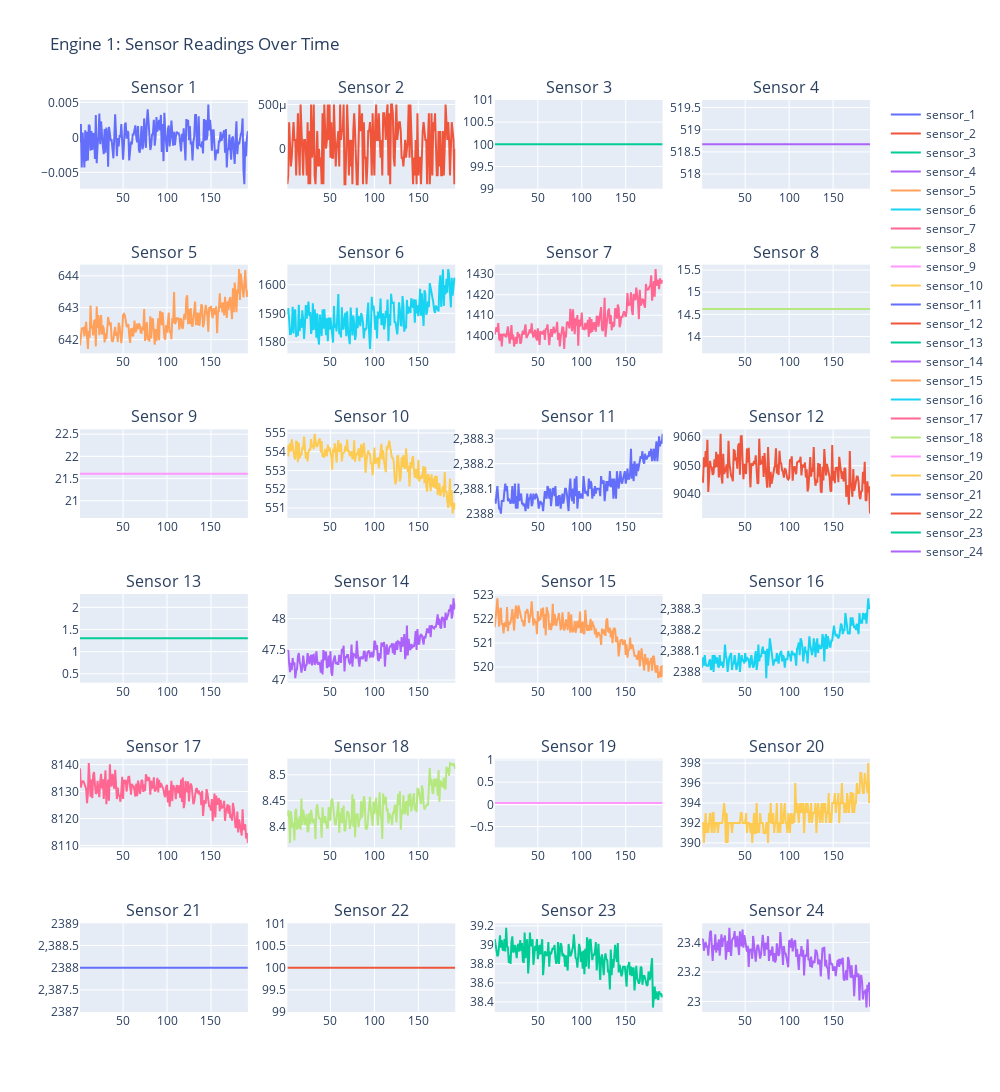

Notebook cell for this chart:
### Markdown cell above
**Distribution of Cycle Lengths:** The histogram of cycle lengths shows a wide range of values, suggesting that some engines have a longer lifespan than others before requiring maintenance or failure. 
- Most cycles end before reaching 200 cycles, with a long tail extending to over 350 cycles. 
- This variation in cycle length  indicate differing operating conditions or manufacturing differences among engines, i.e., changing operator/holders, testing, etc.

### Code cell
import plotly.graph_objects as go
from plotly.subplots import make_subplots

# Assuming train_data is already loaded and processed as per previous steps

# Select a single engine for demonstration
engine_id = 1
engine_data = train_data[train_data['engine_id'] == engine_id]

# Create subplots: one for each sensor
num_sensors = 24  # Assuming we have 24 sensors
num_columns = 4  # Number of columns in the subplot grid
num_rows = num_sensors // num_columns

fig = make_subplots(rows=num_rows, cols=num_columns, subplot_titles=[f'Sensor {i+1}' for i in range(num_sensors)])

# Add a line plot for each sensor
for i in range(num_sensors):
    row = i // num_columns + 1
    col = i % num_columns + 1
    sensor_name = f'sensor_{i+1}'
    fig.add_trace(
        go.Scatter(x=engine_data['cycle'], y=engine_data[sensor_name], name=sensor_name),
        row=row, col=col
    )

# Update layout
fig.update_layout(height=2000, width=1000, title_text=f'Engine {engine_id}: Sensor Readings Over Time')
fig.update_yaxes(fixedrange=False)  # Allow y-axis to be resizable

# Show the figure
fig.show()

### Figure 1 — Plotly figure (JSON) as saved in the notebook; plotly's stock layout.template omitted (floating-point values rounded to 4 significant figures; data arrays with more than 128 entries replaced by an {"elided": "..."} marker saying what was removed)
{"data": [{"name": "sensor_1", "type": "scatter", "x": {"elided": "192 int values"}, "xaxis": "x", "y": {"elided": "192 float values"}, "yaxis": "y"}, {"name": "sensor_2", "type": "scatter", "x": {"elided": "192 int values"}, "xaxis": "x2", "y": {"elided": "192 float values"}, "yaxis": "y2"}, {"name": "sensor_3", "type": "scatter", "x": {"elided": "192 int values"}, "xaxis": "x3", "y": {"elided": "192 int values"}, "yaxis": "y3"}, {"name": "sensor_4", "type": "scatter", "x": {"elided": "192 int values"}, "xaxis": "x4", "y": {"elided": "192 float values"}, "yaxis": "y4"}, {"name": "sensor_5", "type": "scatter", "x": {"elided": "192 int values"}, "xaxis": "x5", "y": {"elided": "192 float values"}, "yaxis": "y5"}, {"name": "sensor_6", "type": "scatter", "x": {"elided": "192 int values"}, "xaxis": "x6", "y": {"elided": "192 float values"}, "yaxis": "y6"}, {"name": "sensor_7", "type": "scatter", "x": {"elided": "192 int values"}, "xaxis": "x7", "y": {"elided": "192 float values"}, "yaxis": "y7"}, {"name": "sensor_8", "type": "scatter", "x": {"elided": "192 int values"}, "xaxis": "x8", "y": {"elided": "192 float values"}, "yaxis": "y8"}, {"name": "sensor_9", "type": "scatter", "x": {"elided": "192 int values"}, "xaxis": "x9", "y": {"elided": "192 float values"}, "yaxis": "y9"}, {"name": "sensor_10", "type": "scatter", "x": {"elided": "192 int values"}, "xaxis": "x10", "y": {"elided": "192 float values"}, "yaxis": "y10"}, {"name": "sensor_11", "type": "scatter", "x": {"elided": "192 int values"}, "xaxis": "x11", "y": {"elided": "192 float values"}, "yaxis": "y11"}, {"name": "sensor_12", "type": "scatter", "x": {"elided": "192 int values"}, "xaxis": "x12", "y": {"elided": "192 float values"}, "yaxis": "y12"}, {"name": "sensor_13", "type": "scatter", "x": {"elided": "192 int values"}, "xaxis": "x13", "y": {"elided": "192 float values"}, "yaxis": "y13"}, {"name": "sensor_14", "type": "scatter", "x": {"elided": "192 int values"}, "xaxis": "x14", "y": {"elided": "192 float values"}, "yaxis": "y14"}, {"name": "sensor_15", "type": "scatter", "x": {"elided": "192 int values"}, "xaxis": "x15", "y": {"elided": "192 float values"}, "yaxis": "y15"}, {"name": "sensor_16", "type": "scatter", "x": {"elided": "192 int values"}, "xaxis": "x16", "y": {"elided": "192 float values"}, "yaxis": "y16"}, {"name": "sensor_17", "type": "scatter", "x": {"elided": "192 int values"}, "xaxis": "x17", "y": {"elided": "192 float values"}, "yaxis": "y17"}, {"name": "sensor_18", "type": "scatter", "x": {"elided": "192 int values"}, "xaxis": "x18", "y": {"elided": "192 float values"}, "yaxis": "y18"}, {"name": "sensor_19", "type": "scatter", "x": {"elided": "192 int values"}, "xaxis": "x19", "y": {"elided": "192 float values"}, "yaxis": "y19"}, {"name": "sensor_20", "type": "scatter", "x": {"elided": "192 int values"}, "xaxis": "x20", "y": {"elided": "192 int values"}, "yaxis": "y20"}, {"name": "sensor_21", "type": "scatter", "x": {"elided": "192 int values"}, "xaxis": "x21", "y": {"elided": "192 int values"}, "yaxis": "y21"}, {"name": "sensor_22", "type": "scatter", "x": {"elided": "192 int values"}, "xaxis": "x22", "y": {"elided": "192 int values"}, "yaxis": "y22"}, {"name": "sensor_23", "type": "scatter", "x": {"elided": "192 int values"}, "xaxis": "x23", "y": {"elided": "192 float values"}, "yaxis": "y23"}, {"name": "sensor_24", "type": "scatter", "x": {"elided": "192 int values"}, "xaxis": "x24", "y": {"elided": "192 float values"}, "yaxis": "y24"}], "layout": {"annotations": [{"font": {"size": 16}, "showarrow": false, "text": "Sensor 1", "x": 0.1062, "xanchor": "center", "xref": "paper", "y": 1.0, "yanchor": "bottom", "yref": "paper"}, {"font": {"size": 16}, "showarrow": false, "text": "Sensor 2", "x": 0.3688, "xanchor": "center", "xref": "paper", "y": 1.0, "yanchor": "bottom", "yref": "paper"}, {"font": {"size": 16}, "showarrow": false, "text": "Sensor 3", "x": 0.6313, "xanchor": "center", "xref": "paper", "y": 1.0, "yanchor": "bottom", "yref": "paper"}, {"font": {"size": 16}, "showarrow": false, "text": "Sensor 4", "x": 0.8938, "xanchor": "center", "xref": "paper", "y": 1.0, "yanchor": "bottom", "yref": "paper"}, {"font": {"size": 16}, "showarrow": false, "text": "Sensor 5", "x": 0.1062, "xanchor": "center", "xref": "paper", "y": 0.8194, "yanchor": "bottom", "yref": "paper"}, {"font": {"size": 16}, "showarrow": false, "text": "Sensor 6", "x": 0.3688, "xanchor": "center", "xref": "paper", "y": 0.8194, "yanchor": "bottom", "yref": "paper"}, {"font": {"size": 16}, "showarrow": false, "text": "Sensor 7", "x": 0.6313, "xanchor": "center", "xref": "paper", "y": 0.8194, "yanchor": "bottom", "yref": "paper"}, {"font": {"size": 16}, "showarrow": false, "text": "Sensor 8", "x": 0.8938, "xanchor": "center", "xref": "paper", "y": 0.8194, "yanchor": "bottom", "yref": "paper"}, {"font": {"size": 16}, "showarrow": false, "text": "Sensor 9", "x": 0.1062, "xanchor": "center", "xref": "paper", "y": 0.6389, "yanchor": "bottom", "yref": "paper"}, {"font": {"size": 16}, "showarrow": false, "text": "Sensor 10", "x": 0.3688, "xanchor": "center", "xref": "paper", "y": 0.6389, "yanchor": "bottom", "yref": "paper"}, {"font": {"size": 16}, "showarrow": false, "text": "Sensor 11", "x": 0.6313, "xanchor": "center", "xref": "paper", "y": 0.6389, "yanchor": "bottom", "yref": "paper"}, {"font": {"size": 16}, "showarrow": false, "text": "Sensor 12", "x": 0.8938, "xanchor": "center", "xref": "paper", "y": 0.6389, "yanchor": "bottom", "yref": "paper"}, {"font": {"size": 16}, "showarrow": false, "text": "Sensor 13", "x": 0.1062, "xanchor": "center", "xref": "paper", "y": 0.4583, "yanchor": "bottom", "yref": "paper"}, {"font": {"size": 16}, "showarrow": false, "text": "Sensor 14", "x": 0.3688, "xanchor": "center", "xref": "paper", "y": 0.4583, "yanchor": "bottom", "yref": "paper"}, {"font": {"size": 16}, "showarrow": false, "text": "Sensor 15", "x": 0.6313, "xanchor": "center", "xref": "paper", "y": 0.4583, "yanchor": "bottom", "yref": "paper"}, {"font": {"size": 16}, "showarrow": false, "text": "Sensor 16", "x": 0.8938, "xanchor": "center", "xref": "paper", "y": 0.4583, "yanchor": "bottom", "yref": "paper"}, {"font": {"size": 16}, "showarrow": false, "text": "Sensor 17", "x": 0.1062, "xanchor": "center", "xref": "paper", "y": 0.2778, "yanchor": "bottom", "yref": "paper"}, {"font": {"size": 16}, "showarrow": false, "text": "Sensor 18", "x": 0.3688, "xanchor": "center", "xref": "paper", "y": 0.2778, "yanchor": "bottom", "yref": "paper"}, {"font": {"size": 16}, "showarrow": false, "text": "Sensor 19", "x": 0.6313, "xanchor": "center", "xref": "paper", "y": 0.2778, "yanchor": "bottom", "yref": "paper"}, {"font": {"size": 16}, "showarrow": false, "text": "Sensor 20", "x": 0.8938, "xanchor": "center", "xref": "paper", "y": 0.2778, "yanchor": "bottom", "yref": "paper"}, {"font": {"size": 16}, "showarrow": false, "text": "Sensor 21", "x": 0.1062, "xanchor": "center", "xref": "paper", "y": 0.09722, "yanchor": "bottom", "yref": "paper"}, {"font": {"size": 16}, "showarrow": false, "text": "Sensor 22", "x": 0.3688, "xanchor": "center", "xref": "paper", "y": 0.09722, "yanchor": "bottom", "yref": "paper"}, {"font": {"size": 16}, "showarrow": false, "text": "Sensor 23", "x": 0.6313, "xanchor": "center", "xref": "paper", "y": 0.09722, "yanchor": "bottom", "yref": "paper"}, {"font": {"size": 16}, "showarrow": false, "text": "Sensor 24", "x": 0.8938, "xanchor": "center", "xref": "paper", "y": 0.09722, "yanchor": "bottom", "yref": "paper"}], "height": 2000, "title": {"text": "Engine 1: Sensor Readings Over Time"}, "width": 1000, "xaxis": {"anchor": "y", "autorange": true, "domain": [0, 0.2125], "range": [1, 192], "type": "linear"}, "xaxis10": {"anchor": "y10", "autorange": true, "domain": [0.2625, 0.475], "range": [1, 192], "type": "linear"}, "xaxis11": {"anchor": "y11", "autorange": true, "domain": [0.525, 0.7375], "range": [1, 192], "type": "linear"}, "xaxis12": {"anchor": "y12", "autorange": true, "domain": [0.7875, 1], "range": [1, 192], "type": "linear"}, "xaxis13": {"anchor": "y13", "autorange": true, "domain": [0, 0.2125], "range": [1, 192], "type": "linear"}, "xaxis14": {"anchor": "y14", "autorange": true, "domain": [0.2625, 0.475], "range": [1, 192], "type": "linear"}, "xaxis15": {"anchor": "y15", "autorange": true, "domain": [0.525, 0.7375], "range": [1, 192], "type": "linear"}, "xaxis16": {"anchor": "y16", "autorange": true, "domain": [0.7875, 1], "range": [1, 192], "type": "linear"}, "xaxis17": {"anchor": "y17", "autorange": true, "domain": [0, 0.2125], "range": [1, 192], "type": "linear"}, "xaxis18": {"anchor": "y18", "autorange": true, "domain": [0.2625, 0.475], "range": [1, 192], "type": "linear"}, "xaxis19": {"anchor": "y19", "autorange": true, "domain": [0.525, 0.7375], "range": [1, 192], "type": "linear"}, "xaxis2": {"anchor": "y2", "autorange": true, "domain": [0.2625, 0.475], "range": [1, 192], "type": "linear"}, "xaxis20": {"anchor": "y20", "autorange": true, "domain": [0.7875, 1], "range": [1, 192], "type": "linear"}, "xaxis21": {"anchor": "y21", "autorange": true, "domain": [0, 0.2125], "range": [1, 192], "type": "linear"}, "xaxis22": {"anchor": "y22", "autorange": true, "domain": [0.2625, 0.475], "range": [1, 192], "type": "linear"}, "xaxis23": {"anchor": "y23", "autorange": true, "domain": [0.525, 0.7375], "range": [1, 192], "type": "linear"}, "xaxis24": {"anchor": "y24", "autorange": true, "domain": [0.7875, 1], "range": [1, 192], "type": "linear"}, "xaxis3": {"anchor": "y3", "autorange": true, "domain": [0.525, 0.7375], "range": [1, 192], "type": "linear"}, "xaxis4": {"anchor": "y4", "autorange": true, "domain": [0.7875, 1], "range": [1, 192], "type": "linear"}, "xaxis5": {"anchor": "y5", "autorange": true, "domain": [0, 0.2125], "range": [1, 192], "type": "linear"}, "xaxis6": {"anchor": "y6", "autorange": true, "domain": [0.2625, 0.475], "range": [1, 192], "type": "linear"}, "xaxis7": {"anchor": "y7", "autorange": true, "domain": [0.525, 0.7375], "range": [1, 192], "type": "linear"}, "xaxis8": {"anchor": "y8", "autorange": true, "domain": [0.7875, 1], "range": [1, 192], "type": "linear"}, "xaxis9": {"anchor": "y9", "autorange": true, "domain": [0, 0.2125], "range": [1, 192], "type": "linear"}, "yaxis": {"anchor": "x", "autorange": true, "domain": [0.9028, 1.0], "fixedrange": false, "range": [-0.007333, 0.005333], "type": "linear"}, "yaxis10": {"anchor": "x10", "autorange": true, "domain": [0.5417, 0.6389], "fixedrange": false, "range": [550.5, 555.2], "type": "linear"}, "yaxis11": {"anchor": "x11", "autorange": true, "domain": [0.5417, 0.6389], "fixedrange": false, "range": [2388.0, 2388.0], "type": "linear"}, "yaxis12": {"anchor": "x12", "autorange": true, "domain": [0.5417, 0.6389], "fixedrange": false, "range": [9032.0, 9063.0], "type": "linear"}, "yaxis13": {"anchor": "x13", "autorange": true, "domain": [0.3611, 0.4583], "fixedrange": false, "range": [0.3, 2.3], "type": "linear"}, "yaxis14": {"anchor": "x14", "autorange": true, "domain": [0.3611, 0.4583], "fixedrange": false, "range": [46.96, 48.4], "type": "linear"}, "yaxis15": {"anchor": "x15", "autorange": true, "domain": [0.3611, 0.4583], "fixedrange": false, "range": [519.3, 523.0], "type": "linear"}, "yaxis16": {"anchor": "x16", "autorange": true, "domain": [0.3611, 0.4583], "fixedrange": false, "range": [2388.0, 2388.0], "type": "linear"}, "yaxis17": {"anchor": "x17", "autorange": true, "domain": [0.1806, 0.2778], "fixedrange": false, "range": [8109.0, 8142.0], "type": "linear"}, "yaxis18": {"anchor": "x18", "autorange": true, "domain": [0.1806, 0.2778], "fixedrange": false, "range": [8.36, 8.531], "type": "linear"}, "yaxis19": {"anchor": "x19", "autorange": true, "domain": [0.1806, 0.2778], "fixedrange": false, "range": [-0.97, 1.03], "type": "linear"}, "yaxis2": {"anchor": "x2", "autorange": true, "domain": [0.9028, 1.0], "fixedrange": false, "range": [-0.00045, 0.00055], "type": "linear"}, "yaxis20": {"anchor": "x20", "autorange": true, "domain": [0.1806, 0.2778], "fixedrange": false, "range": [389.6, 398.4], "type": "linear"}, "yaxis21": {"anchor": "x21", "autorange": true, "domain": [0, 0.09722], "fixedrange": false, "range": [2387, 2389], "type": "linear"}, "yaxis22": {"anchor": "x22", "autorange": true, "domain": [0, 0.09722], "fixedrange": false, "range": [99, 101], "type": "linear"}, "yaxis23": {"anchor": "x23", "autorange": true, "domain": [0, 0.09722], "fixedrange": false, "range": [38.29, 39.23], "type": "linear"}, "yaxis24": {"anchor": "x24", "autorange": true, "domain": [0, 0.09722], "fixedrange": false, "range": [22.93, 23.53], "type": "linear"}, "yaxis3": {"anchor": "x3", "autorange": true, "domain": [0.9028, 1.0], "fixedrange": false, "range": [99, 101], "type": "linear"}, "yaxis4": {"anchor": "x4", "autorange": true, "domain": [0.9028, 1.0], "fixedrange": false, "range": [517.7, 519.7], "type": "linear"}, "yaxis5": {"anchor": "x5", "autorange": true, "domain": [0.7222, 0.8194], "fixedrange": false, "range": [641.6, 644.3], "type": "linear"}, "yaxis6": {"anchor": "x6", "autorange": true, "domain": [0.7222, 0.8194], "fixedrange": false, "range": [1576.0, 1607.0], "type": "linear"}, "yaxis7": {"anchor": "x7", "autorange": true, "domain": [0.7222, 0.8194], "fixedrange": false, "range": [1391.0, 1435.0], "type": "linear"}, "yaxis8": {"anchor": "x8", "autorange": true, "domain": [0.7222, 0.8194], "fixedrange": false, "range": [13.62, 15.62], "type": "linear"}, "yaxis9": {"anchor": "x9", "autorange": true, "domain": [0.5417, 0.6389], "fixedrange": false, "range": [20.61, 22.61], "type": "linear"}}}
